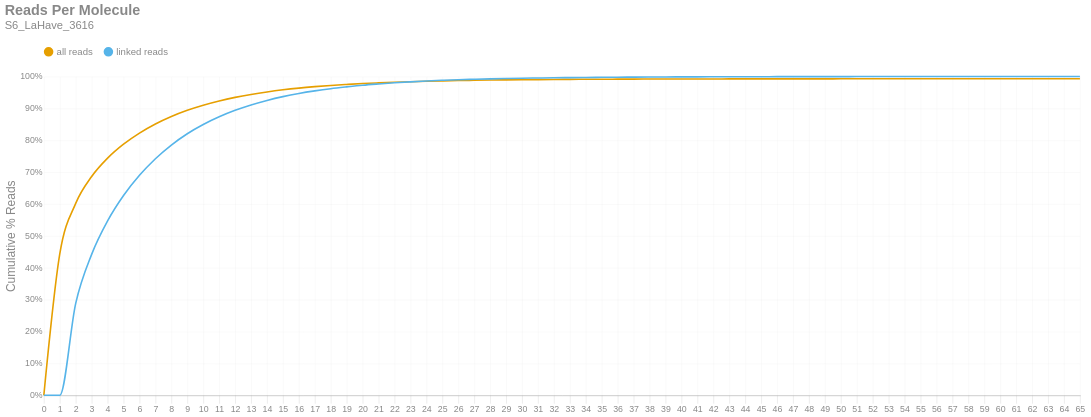

Source (notebook cell):
### Markdown cell above
### Reads per Molecule
This chart shows the cumulative distribution of the number of reads per linked molecule. That is, how many alignments are associated with a unique molecule. This excludes the number of reads associated with invalid or absent linked-read barcodes. The `linked` histogram is the percentages recalculated when disregarding singletons.

### Code cell
if SKIPLR:
    print_html(f"Skipped")
else:
    counts = np.bincount(valids['reads'].cast(pl.Int64).to_numpy())
    weighted = counts * np.arange(len(counts))
    all_perc = weighted / n_reads
    linked_perc = weighted / n_linked_reads
    linked_perc[1] = 0
    binned_df = pl.DataFrame({
        'readsper': list(range(len(counts))),
        'all reads (cumsum)': np.cumsum(all_perc).tolist(),
        'linked reads (cumsum)': np.cumsum(linked_perc).tolist(),
    })

    with SafeRender(binned_df):
        (
            density_plot(binned_df, 'Reads Per Molecule', samplename, 'readspmol')
            .encode(
                x=alt.X('readsper:O', title=None).axis(labelAngle=0).scale(padding=0),
                y=alt.Y('value:Q', title='Cumulative % Reads').axis(format='%').stack(False),
                color=alt.Color("key:N").scale(domain=["all reads", "linked reads"]),
                tooltip=[
                    alt.Tooltip("key:N", title="Data Type"),
                    alt.Tooltip("readsper:O", title="Reads Per Molecule"),
                    alt.Tooltip("value:Q", format=".2%", title="% Reads (Cum.)")
                ]            
            )
        ).display()

### Figure 1 — Vega-Lite specification as saved in the notebook (floating-point values rounded to 4 significant figures)
{"width": "container", "height": 400, "config": {"title": {"anchor": "start", "dy": -15, "fontSize": 18, "color": "#888888", "subtitleColor": "#888888", "subtitleFontSize": 14}, "arc": {"fill": "#0072B2"}, "axis": {"domainColor": "#888888", "domainWidth": 0.5, "gridWidth": 0.2, "grid": false, "titleFontWeight": 400, "titleFontSize": 15, "labelFontSize": 11, "labelColor": "#888888", "tickColor": "#888888", "tickWidth": 0.2, "titleColor": "#888888"}, "axisBand": {"grid": false}, "axisX": {"grid": true, "tickSize": 10, "domainCap": "round"}, "axisY": {"domain": false, "grid": true, "tickSize": 0, "domainCap": "round"}, "background": "transparent", "header": {"labelFontSize": 15, "labelColor": "#888888", "titleFontSize": 15, "titleFontWeight": 600, "titleColor": "#888888"}, "legend": {"labelFont": "sans-serif", "labelFontSize": 12, "labelColor": "#888888", "symbolSize": 100, "symbolType": "circle", "titleFontSize": 12, "titlePadding": 10, "titleColor": "#888888", "title": null, "orient": "top"}, "range": {"category": ["#E69F00", "#56B4E9", "#009E73", "#F0E442", "#0072B2", "#D55E00", "#CC79A7", "#000000"], "diverging": ["#cfe8f3", "#a2d4ec", "#73bfe2", "#46abdb", "#1696d2", "#12719e"]}, "area": {"fill": "#0072B2", "fillOpacity": 0.7, "line": true, "strokeOpacity": 0.7}, "line": {"color": "#0072B2", "stroke": "#0072B2", "strokeWidth": 2}, "trail": {"color": "#0072B2", "stroke": "#0072B2", "strokeWidth": 0, "size": 1}, "point": {"filled": true, "fillOpacity": 1.0, "size": 95}, "text": {"color": "#888888", "fontSize": 11, "align": "right", "fontWeight": 400, "size": 11}, "bar": {"fill": "#0072B2", "stroke": null}, "view": {"stroke": null, "continuousWidth": 660, "continuousHeight": 400}}, "data": {"name": "data-364c31cc351a7806bcb26169f2f2e640"}, "mark": {"type": "line", "interpolate": "monotone", "point": {"opacity": 0, "size": 275}}, "encoding": {"color": {"field": "key", "scale": {"domain": ["all reads", "linked reads"]}, "type": "nominal"}, "tooltip": [{"field": "key", "title": "Data Type", "type": "nominal"}, {"field": "readsper", "title": "Reads Per Molecule", "type": "ordinal"}, {"field": "value", "format": ".2%", "title": "% Reads (Cum.)", "type": "quantitative"}], "x": {"axis": {"labelAngle": 0}, "field": "readsper", "scale": {"padding": 0}, "title": null, "type": "ordinal"}, "y": {"axis": {"format": "%"}, "field": "value", "stack": false, "title": "Cumulative % Reads", "type": "quantitative"}}, "params": [{"name": "param_c36ac31b6afebe62", "select": {"type": "point", "fields": ["key"]}, "bind": "legend"}], "title": {"text": "Reads Per Molecule", "subtitle": "S6_LaHave_3616"}, "transform": [{"fold": ["all reads (cumsum)", "linked reads (cumsum)"]}, {"calculate": "replace(datum.key, ' (cumsum)', '')", "as": "key"}, {"filter": {"param": "param_c36ac31b6afebe62"}}], "usermeta": {"embedOptions": {"downloadFileName": "S6_LaHave_3616.readspmol"}}, "$schema": "https://vega.github.io/schema/vega-lite/v6.1.0.json", "datasets": {"data-364c31cc351a7806bcb26169f2f2e640": [{"readsper": 0, "all reads (cumsum)": 0.0, "linked reads (cumsum)": 0.0}, {"readsper": 1, "all reads (cumsum)": 0.4435, "linked reads (cumsum)": 0.0}, {"readsper": 2, "all reads (cumsum)": 0.602, "linked reads (cumsum)": 0.2884}, {"readsper": 3, "all reads (cumsum)": 0.6864, "linked reads (cumsum)": 0.442}, {"readsper": 4, "all reads (cumsum)": 0.744, "linked reads (cumsum)": 0.547}, {"readsper": 5, "all reads (cumsum)": 0.7878, "linked reads (cumsum)": 0.6267}, {"readsper": 6, "all reads (cumsum)": 0.8226, "linked reads (cumsum)": 0.6901}, {"readsper": 7, "all reads (cumsum)": 0.8512, "linked reads (cumsum)": 0.7421}, {"readsper": 8, "all reads (cumsum)": 0.8748, "linked reads (cumsum)": 0.785}, {"readsper": 9, "all reads (cumsum)": 0.8943, "linked reads (cumsum)": 0.8205}, {"readsper": 10, "all reads (cumsum)": 0.9102, "linked reads (cumsum)": 0.8495}, {"readsper": 11, "all reads (cumsum)": 0.9234, "linked reads (cumsum)": 0.8736}, {"readsper": 12, "all reads (cumsum)": 0.9346, "linked reads (cumsum)": 0.8939}, {"readsper": 13, "all reads (cumsum)": 0.9438, "linked reads (cumsum)": 0.9107}, {"readsper": 14, "all reads (cumsum)": 0.9517, "linked reads (cumsum)": 0.925}, {"readsper": 15, "all reads (cumsum)": 0.9583, "linked reads (cumsum)": 0.937}, {"readsper": 16, "all reads (cumsum)": 0.9637, "linked reads (cumsum)": 0.9469}, {"readsper": 17, "all reads (cumsum)": 0.9681, "linked reads (cumsum)": 0.955}, {"readsper": 18, "all reads (cumsum)": 0.9719, "linked reads (cumsum)": 0.9618}, {"readsper": 19, "all reads (cumsum)": 0.975, "linked reads (cumsum)": 0.9675}, {"readsper": 20, "all reads (cumsum)": 0.9779, "linked reads (cumsum)": 0.9727}, {"readsper": 21, "all reads (cumsum)": 0.9801, "linked reads (cumsum)": 0.9767}, {"readsper": 22, "all reads (cumsum)": 0.9821, "linked reads (cumsum)": 0.9803}, {"readsper": 23, "all reads (cumsum)": 0.9837, "linked reads (cumsum)": 0.9833}, {"readsper": 24, "all reads (cumsum)": 0.9852, "linked reads (cumsum)": 0.986}, {"readsper": 25, "all reads (cumsum)": 0.9864, "linked reads (cumsum)": 0.9881}, {"readsper": 26, "all reads (cumsum)": 0.9874, "linked reads (cumsum)": 0.9901}, {"readsper": 27, "all reads (cumsum)": 0.9882, "linked reads (cumsum)": 0.9914}, {"readsper": 28, "all reads (cumsum)": 0.9889, "linked reads (cumsum)": 0.9927}, {"readsper": 29, "all reads (cumsum)": 0.9895, "linked reads (cumsum)": 0.9937}, {"readsper": 30, "all reads (cumsum)": 0.9899, "linked reads (cumsum)": 0.9947}, {"readsper": 31, "all reads (cumsum)": 0.9903, "linked reads (cumsum)": 0.9954}, {"readsper": 32, "all reads (cumsum)": 0.9907, "linked reads (cumsum)": 0.9961}, {"readsper": 33, "all reads (cumsum)": 0.991, "linked reads (cumsum)": 0.9966}, {"readsper": 34, "all reads (cumsum)": 0.9913, "linked reads (cumsum)": 0.9971}, {"readsper": 35, "all reads (cumsum)": 0.9915, "linked reads (cumsum)": 0.9975}, {"readsper": 36, "all reads (cumsum)": 0.9917, "linked reads (cumsum)": 0.9979}, {"readsper": 37, "all reads (cumsum)": 0.9919, "linked reads (cumsum)": 0.9982}, {"readsper": 38, "all reads (cumsum)": 0.992, "linked reads (cumsum)": 0.9985}, {"readsper": 39, "all reads (cumsum)": 0.9921, "linked reads (cumsum)": 0.9986}, {"readsper": 40, "all reads (cumsum)": 0.9922, "linked reads (cumsum)": 0.9988}, {"readsper": 41, "all reads (cumsum)": 0.9923, "linked reads (cumsum)": 0.9989}, {"readsper": 42, "all reads (cumsum)": 0.9924, "linked reads (cumsum)": 0.9991}, {"readsper": 43, "all reads (cumsum)": 0.9925, "linked reads (cumsum)": 0.9992}, {"readsper": 44, "all reads (cumsum)": 0.9925, "linked reads (cumsum)": 0.9993}, {"readsper": 45, "all reads (cumsum)": 0.9926, "linked reads (cumsum)": 0.9995}, {"readsper": 46, "all reads (cumsum)": 0.9926, "linked reads (cumsum)": 0.9995}, {"readsper": 47, "all reads (cumsum)": 0.9927, "linked reads (cumsum)": 0.9996}, {"readsper": 48, "all reads (cumsum)": 0.9927, "linked reads (cumsum)": 0.9997}, {"readsper": 49, "all reads (cumsum)": 0.9927, "linked reads (cumsum)": 0.9997}, {"readsper": 50, "all reads (cumsum)": 0.9927, "linked reads (cumsum)": 0.9997}, {"readsper": 51, "all reads (cumsum)": 0.9928, "linked reads (cumsum)": 0.9998}, {"readsper": 52, "all reads (cumsum)": 0.9928, "linked reads (cumsum)": 0.9998}, {"readsper": 53, "all reads (cumsum)": 0.9928, "linked reads (cumsum)": 0.9999}, {"readsper": 54, "all reads (cumsum)": 0.9928, "linked reads (cumsum)": 0.9999}, {"readsper": 55, "all reads (cumsum)": 0.9928, "linked reads (cumsum)": 0.9999}, {"readsper": 56, "all reads (cumsum)": 0.9928, "linked reads (cumsum)": 0.9999}, {"readsper": 57, "all reads (cumsum)": 0.9928, "linked reads (cumsum)": 0.9999}, {"readsper": 58, "all reads (cumsum)": 0.9929, "linked reads (cumsum)": 0.9999}, {"readsper": 59, "all reads (cumsum)": 0.9929, "linked reads (cumsum)": 1.0}, {"readsper": 60, "all reads (cumsum)": 0.9929, "linked reads (cumsum)": 1.0}, {"readsper": 61, "all reads (cumsum)": 0.9929, "linked reads (cumsum)": 1.0}, {"readsper": 62, "all reads (cumsum)": 0.9929, "linked reads (cumsum)": 1.0}, {"readsper": 63, "all reads (cumsum)": 0.9929, "linked reads (cumsum)": 1.0}, {"readsper": 64, "all reads (cumsum)": 0.9929, "linked reads (cumsum)": 1.0}, {"readsper": 65, "all reads (cumsum)": 0.9929, "linked reads (cumsum)": 1.0}]}}
